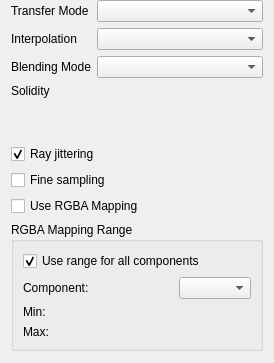
<?xml version="1.0" encoding="UTF-8"?>
<ui version="4.0">
 <class>VolumeSinkWidget</class>
 <widget class="QWidget" name="VolumeSinkWidget">
  <property name="geometry">
   <rect>
    <x>0</x>
    <y>0</y>
    <width>274</width>
    <height>363</height>
   </rect>
  </property>
  <property name="windowTitle">
   <string>Form</string>
  </property>
  <layout class="QVBoxLayout" name="verticalLayout">
   <property name="topMargin">
    <number>0</number>
   </property>
   <property name="bottomMargin">
    <number>12</number>
   </property>
   <item>
    <layout class="QFormLayout" name="formLayout">
     <item row="0" column="0">
      <widget class="QLabel" name="label">
       <property name="text">
        <string>Transfer Mode</string>
       </property>
      </widget>
     </item>
     <item row="0" column="1">
      <widget class="QComboBox" name="cbTransferMode"/>
     </item>
     <item row="1" column="0">
      <widget class="QLabel" name="label_5">
       <property name="text">
        <string>Interpolation</string>
       </property>
      </widget>
     </item>
     <item row="1" column="1">
      <widget class="QComboBox" name="cbInterpolation"/>
     </item>
     <item row="2" column="0">
      <widget class="QLabel" name="label_4">
       <property name="text">
        <string>Blending Mode</string>
       </property>
      </widget>
     </item>
     <item row="2" column="1">
      <widget class="QComboBox" name="cbBlending"/>
     </item>
    </layout>
   </item>
   <item>
    <layout class="QFormLayout" name="formLayout_2">
     <item row="0" column="0">
      <widget class="QLabel" name="solidityLabel">
       <property name="toolTip">
        <string>&lt;html&gt;&lt;head/&gt;&lt;body&gt;&lt;p&gt;The &amp;quot;solidity&amp;quot; adjusts the unit distance on which the scalar opacity transfer function is defined. By default this is 1.0, meaning that over a distance of 1.0 units, a given opacity (from the transfer function) is accumulated. This is adjusted for the actual sampling distance during rendering.&lt;/p&gt;&lt;/body&gt;&lt;/html&gt;</string>
       </property>
       <property name="text">
        <string>Solidity</string>
       </property>
      </widget>
     </item>
     <item row="0" column="1">
      <widget class="tomviz::DoubleSliderWidget" name="soliditySlider" native="true"/>
     </item>
    </layout>
   </item>
   <item>
    <widget class="QCheckBox" name="cbJittering">
     <property name="text">
      <string>Ray jittering</string>
     </property>
     <property name="checked">
      <bool>true</bool>
     </property>
    </widget>
   </item>
   <item>
    <widget class="QCheckBox" name="cbFineSampling">
     <property name="toolTip">
      <string>&lt;html&gt;&lt;head/&gt;&lt;body&gt;&lt;p&gt;Step each ray at half a voxel instead of about one. Slower, but removes the banding (or, with ray jittering, the grain) that a coarse step draws across surfaces with a steep opacity ramp. Worth turning on for final images and movies. Has no effect on still frames while volumetric scattering is on, which chooses its own step.&lt;/p&gt;&lt;/body&gt;&lt;/html&gt;</string>
     </property>
     <property name="text">
      <string>Fine sampling</string>
     </property>
    </widget>
   </item>
   <item>
    <widget class="QCheckBox" name="useRgbaMapping">
     <property name="toolTip">
      <string>&lt;html&gt;&lt;head/&gt;&lt;body&gt;&lt;p&gt;This option is for 3-component data only. If checked, the three components will be mapped directly to RGB values, where the first, second, and third components are mapped to red, green, and blue, respectively, instead of using the color map to determine color. Additionally, the norm will be used along with the opacity editor to compute opacity.&lt;/p&gt;&lt;p&gt;The RGBA mapping range is used to determine the range of data values that get rescaled to the RGB color range.&lt;/p&gt;&lt;p&gt;If unchecked, the norm of the data is displayed instead.&lt;/p&gt;&lt;/body&gt;&lt;/html&gt;</string>
     </property>
     <property name="text">
      <string>Use RGBA Mapping</string>
     </property>
    </widget>
   </item>
   <item>
    <widget class="QGroupBox" name="groupRgbaMappingRange">
     <property name="toolTip">
      <string>&lt;html&gt;&lt;head/&gt;&lt;body&gt;&lt;p&gt;Set the range of data values that get mapped to the RGB range. Data values below the range will have the minimum RGB values, and data values above the range will have the maximum RGB values.&lt;/p&gt;&lt;/body&gt;&lt;/html&gt;</string>
     </property>
     <property name="title">
      <string>RGBA Mapping Range</string>
     </property>
     <layout class="QGridLayout" name="gridLayout">
      <item row="2" column="0">
       <widget class="QLabel" name="rgbaMappingMinLabel">
        <property name="text">
         <string>Min:</string>
        </property>
       </widget>
      </item>
      <item row="3" column="0">
       <widget class="QLabel" name="rgbaMappingMaxLabel">
        <property name="text">
         <string>Max:</string>
        </property>
       </widget>
      </item>
      <item row="1" column="3">
       <widget class="QComboBox" name="rgbaMappingComponent"/>
      </item>
      <item row="1" column="0" colspan="3">
       <widget class="QLabel" name="rgbaMappingComponentLabel">
        <property name="text">
         <string>Component:</string>
        </property>
       </widget>
      </item>
      <item row="2" column="1" colspan="3">
       <widget class="tomviz::DoubleSliderWidget" name="sliRgbaMappingMin" native="true"/>
      </item>
      <item row="3" column="1" colspan="3">
       <widget class="tomviz::DoubleSliderWidget" name="sliRgbaMappingMax" native="true"/>
      </item>
      <item row="0" column="0" colspan="4">
       <widget class="QCheckBox" name="rgbaMappingCombineComponents">
        <property name="toolTip">
         <string>&lt;html&gt;&lt;head/&gt;&lt;body&gt;&lt;p&gt;If checked, a single range will be used for all components. &lt;/p&gt;&lt;p&gt;If unchecked, each component will have its own range.&lt;/p&gt;&lt;/body&gt;&lt;/html&gt;</string>
        </property>
        <property name="text">
         <string>Use range for all components</string>
        </property>
        <property name="checked">
         <bool>true</bool>
        </property>
       </widget>
      </item>
     </layout>
    </widget>
   </item>
  </layout>
 </widget>
 <customwidgets>
  <customwidget>
   <class>tomviz::DoubleSliderWidget</class>
   <extends>QWidget</extends>
   <header>DoubleSliderWidget.h</header>
   <container>1</container>
  </customwidget>
 </customwidgets>
 <tabstops>
  <tabstop>cbTransferMode</tabstop>
  <tabstop>cbInterpolation</tabstop>
  <tabstop>cbBlending</tabstop>
  <tabstop>cbJittering</tabstop>
  <tabstop>cbFineSampling</tabstop>
  <tabstop>useRgbaMapping</tabstop>
  <tabstop>rgbaMappingCombineComponents</tabstop>
  <tabstop>rgbaMappingComponent</tabstop>
 </tabstops>
 <resources/>
 <connections>
  <connection>
   <sender>useRgbaMapping</sender>
   <signal>toggled(bool)</signal>
   <receiver>groupRgbaMappingRange</receiver>
   <slot>setVisible(bool)</slot>
   <hints>
    <hint type="sourcelabel">
     <x>136</x>
     <y>135</y>
    </hint>
    <hint type="destinationlabel">
     <x>136</x>
     <y>194</y>
    </hint>
   </hints>
  </connection>
  <connection>
   <sender>rgbaMappingCombineComponents</sender>
   <signal>toggled(bool)</signal>
   <receiver>rgbaMappingComponent</receiver>
   <slot>setVisible(bool)</slot>
   <hints>
    <hint type="sourcelabel">
     <x>136</x>
     <y>250</y>
    </hint>
    <hint type="destinationlabel">
     <x>196</x>
     <y>280</y>
    </hint>
   </hints>
  </connection>
  <connection>
   <sender>rgbaMappingCombineComponents</sender>
   <signal>toggled(bool)</signal>
   <receiver>rgbaMappingComponentLabel</receiver>
   <slot>setVisible(bool)</slot>
   <hints>
    <hint type="sourcelabel">
     <x>136</x>
     <y>250</y>
    </hint>
    <hint type="destinationlabel">
     <x>77</x>
     <y>280</y>
    </hint>
   </hints>
  </connection>
 </connections>
</ui>
